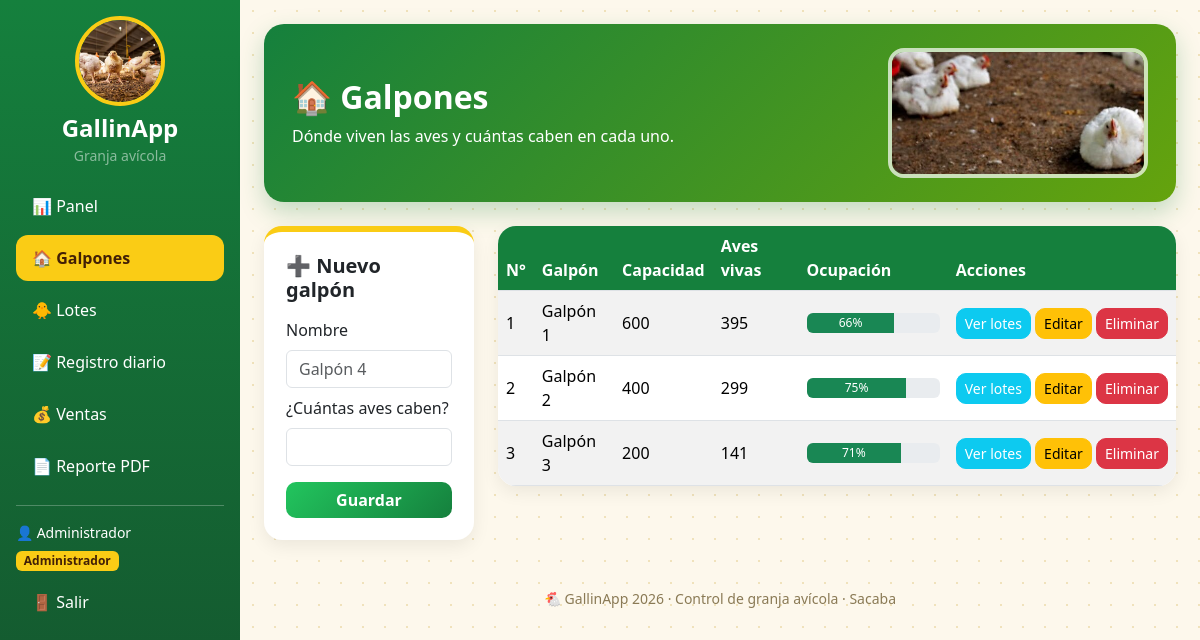
Page /index.php?p=galpon (signed in) on the committed database.
### tables this page shows
CREATE TABLE galpones (
  id_galpon INT AUTO_INCREMENT PRIMARY KEY,
  nombre    VARCHAR(50) NOT NULL,
  capacidad INT NOT NULL
);

### controllers/galponController.php (called while the page is built, shortened)
<?php
require 'models/galponModel.php';
$modelo = new GalponModel($con);
$error  = '';
if ($error) {
    $galpon = $_POST;
} else {
    $galpon = isset($_GET['editar']) ? $modelo->buscar($_GET['editar']) : null;
}
$galpones = $modelo->listar();
require 'views/galpones.php';

### index.php (called while the page is built, shortened)
<?php
function e($texto) {
    return htmlspecialchars($texto ?? '');
}
$p = $_GET['p'] ?? 'panel';
require "controllers/{$p}Controller.php";

### models/galponModel.php (called while the page is built, shortened)
<?php
class GalponModel {
    private $con;
    public function __construct($con) {
        $this->con = $con;
    }
    public function listar() {
        return $this->con->query("
            SELECT g.*,
                   (SELECT IFNULL(SUM(l.cantidad), 0) FROM lotes l WHERE l.id_galpon = g.id_galpon)
                 - (SELECT IFNULL(SUM(r.muertas), 0)  FROM registros r JOIN lotes l ON l.id_lote = r.id_lote WHERE l.id_galpon = g.id_galpon)
                 - (SELECT IFNULL(SUM(v.cantidad), 0) FROM ventas v    JOIN lotes l ON l.id_lote = v.id_lote WHERE l.id_galpon = g.id_galpon) AS vivas
            FROM galpones g
            ORDER BY g.id_galpon")->fetchAll();
    }
}

### views/galpones.php (the view, shortened to what this page needs)
<?php require 'views/menu.php'; ?>
<div class="cabecera d-flex justify-content-between align-items-center">
  <div>
    <h2 class="fw-bold">🏠 Galpones</h2>
    <p class="mb-0">Dónde viven las aves y cuántas caben en cada uno.</p>
  </div>
  <img src="views/images/galpon.jpg" class="d-none d-md-block" alt="Galpón">
</div>
<div class="row g-4">
  <div class="col-lg-3">
    <div class="caja caja-form">
      <h5 class="fw-bold mb-3"><?= !empty($galpon['id_galpon']) ? '✏️ Editar galpón' : '➕ Nuevo galpón' ?></h5>
      <form method="POST" class="validar">
        <label class="form-label">Nombre</label>
        <input name="nombre" class="form-control mb-2" value="<?= e($galpon['nombre'] ?? '') ?>" placeholder="Galpón 4" required>
        <label class="form-label">¿Cuántas aves caben?</label>
        <input type="number" name="capacidad" min="1" class="form-control mb-3" value="<?= $galpon['capacidad'] ?? '' ?>" required>
        <button class="btn btn-success w-100 fw-bold">Guardar</button>
      </form>
    </div>
  </div>
  <div class="col-lg-9">
    <div class="caja p-0 table-responsive">
      <table class="table table-striped table-hover align-middle mb-0">
        <thead>
          <tr><th>N°</th><th>Galpón</th><th>Capacidad</th><th>Aves vivas</th><th>Ocupación</th><th>Acciones</th></tr>
        </thead>
        <tbody>
          <?php foreach ($galpones as $g): ?>
            <?php $ocupado = round($g['vivas'] * 100 / $g['capacidad']); ?>
            <tr>
              <td><?= $g['id_galpon'] ?></td>
              <td><?= e($g['nombre']) ?></td>
              <td><?= $g['capacidad'] ?></td>
              <td><?= $g['vivas'] ?></td>
              <td style="width: 22%">
                <div class="progress" style="height: 20px">
                  <div class="progress-bar <?= $ocupado > 100 ? 'bg-danger' : 'bg-success' ?>" style="width: <?= min($ocupado, 100) ?>%"><?= $ocupado ?>%</div>
                </div>
              </td>
              <td class="text-nowrap">
                <a href="index.php?p=lote&id_galpon=<?= $g['id_galpon'] ?>" class="btn btn-sm btn-info text-white">Ver lotes</a>
                <a href="index.php?p=galpon&editar=<?= $g['id_galpon'] ?>" class="btn btn-sm btn-warning">Editar</a>
                <form method="POST" class="d-inline" onsubmit="return confirm('¿Eliminar este galpón? También se borrarán sus lotes.')">
                  <button name="eliminar" value="<?= $g['id_galpon'] ?>" class="btn btn-sm btn-danger">Eliminar</button>
                </form>
              </td>
            </tr>
          <?php endforeach; ?>
        </tbody>
      </table>
    </div>
  </div>
</div>
<?php require 'views/pie.php'; ?>

### views/css/estilos.css (style rules this page uses)
body { background: #fdf8ec radial-gradient(#f0e2bb 1.2px, transparent 1.2px) 0 0 / 22px 22px; }
.cabecera { background: linear-gradient(135deg, #15803d, #65a30d); color: white; border-radius: 20px; padding: 24px 28px; margin-bottom: 24px; box-shadow: 0 10px 25px rgba(21, 128, 61, 0.25); }
.cabecera img { width: 260px; height: 130px; object-fit: cover; border-radius: 16px; border: 4px solid rgba(255, 255, 255, 0.7); }
.caja { background: white; border-radius: 18px; padding: 22px; box-shadow: 0 6px 18px rgba(0, 0, 0, 0.07); }
.caja-form { border-top: 6px solid #facc15; }
.table thead th { background-color: #15803d; color: white; }
.btn { border-radius: 10px; }
.btn-success { background: linear-gradient(135deg, #22c55e, #15803d); border: 0; }

### rows in the picture
galpones: id_galpon "1", nombre "Galpón 1", capacidad "600", vivas "395", ocupado "66"
galpones: id_galpon "2", nombre "Galpón 2", capacidad "400", vivas "299", ocupado "75"
galpones: id_galpon "3", nombre "Galpón 3", capacidad "200", vivas "141", ocupado "71"

### other values in the picture
$_SESSION['nombre'] "Administrador"
